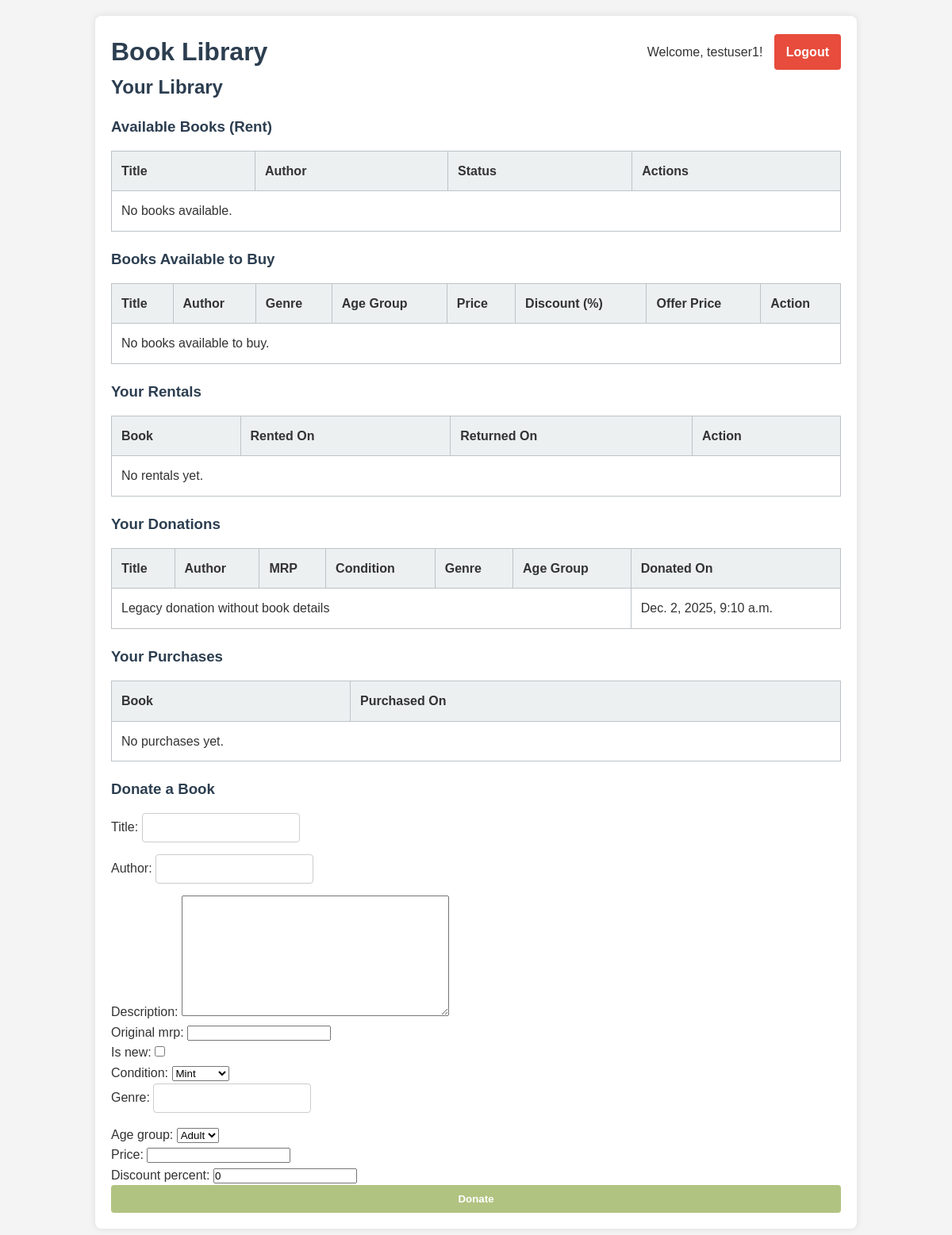
The page / (signed in) on the database as committed earlier.
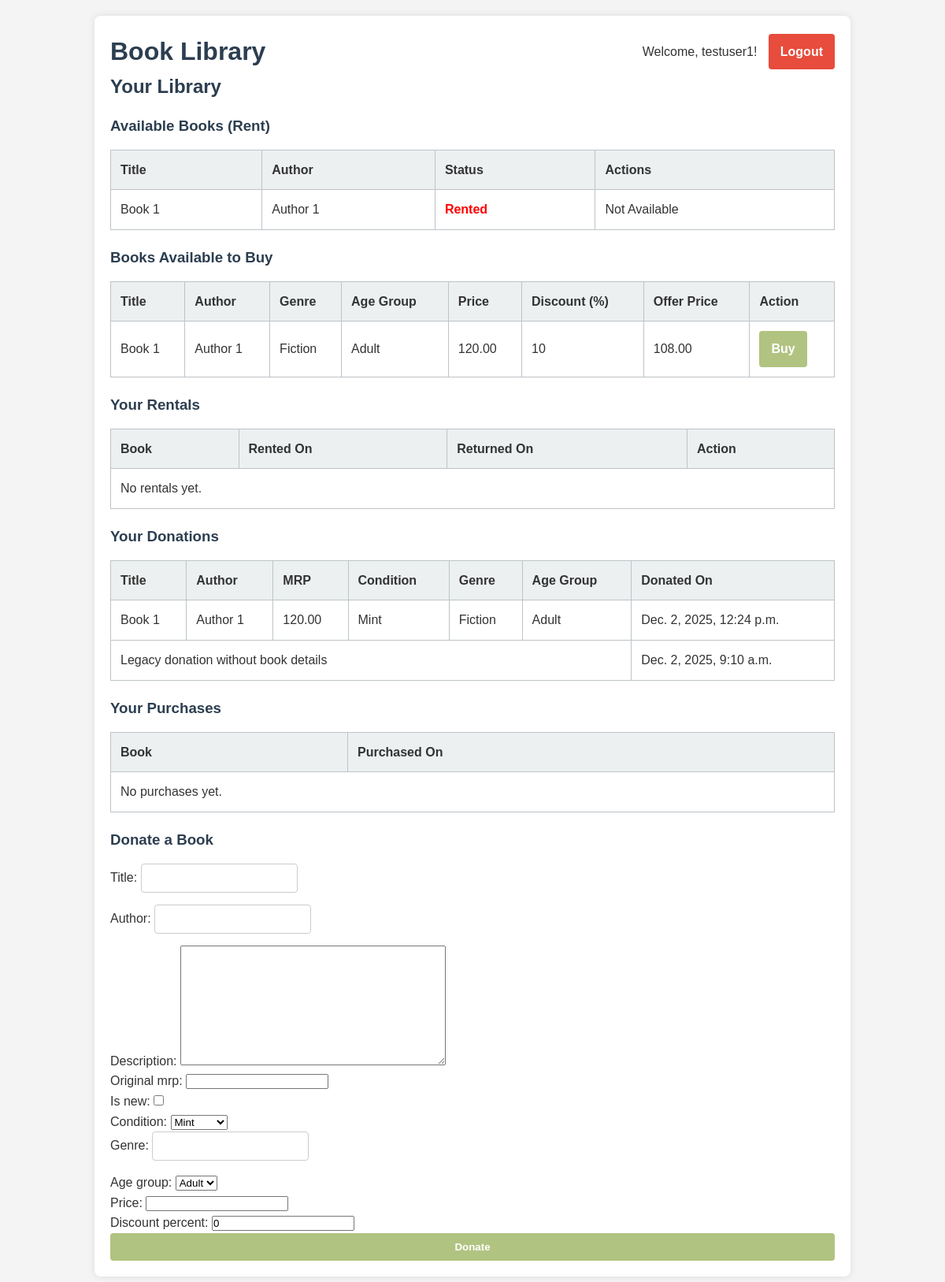
The same page on the database as committed later.
### library_app/models.py (models this page shows, shortened)
class Donation(models.Model):
    user = models.ForeignKey(User, on_delete=models.CASCADE)
    book = models.ForeignKey(Book, on_delete=models.CASCADE, null=True, blank=True)
    donated_on = models.DateTimeField(auto_now_add=True)

class Book(models.Model):
    CONDITION_CHOICES = [
        ('mint', 'Mint'),
        ('not-mint', 'Not Mint'),
    ]
    AGE_GROUP_CHOICES = [
        ('kids', 'Kids'),
        ('adult', 'Adult'),
    ]
    title = models.CharField(max_length=200)
    author = models.CharField(max_length=100)
    description = models.TextField(blank=True, default="")
    original_mrp = models.DecimalField(max_digits=8, decimal_places=2, null=True, blank=True)
    is_new = models.BooleanField(default=False)
    condition = models.CharField(max_length=20, choices=CONDITION_CHOICES, default='mint')
    genre = models.CharField(max_length=100, blank=True, default="")
    age_group = models.CharField(max_length=10, choices=AGE_GROUP_CHOICES, default='adult')
    price = models.DecimalField(max_digits=8, decimal_places=2, null=True, blank=True)
    discount_percent = models.PositiveIntegerField(default=0)
    offer_price = models.DecimalField(max_digits=8, decimal_places=2, null=True, blank=True)
    available = models.BooleanField(default=True)
    donated_by = models.ForeignKey(
        User,
        null=True,
        blank=True,
        on_delete=models.SET_NULL,
        related_name='donated_books'
    )

### library_app/views.py (the view)
# urls.py: path('', views.library_home, name='library-home'),
@login_required
def library_home(request):
    books = Book.objects.all()
    buyable_books = Book.objects.filter(price__isnull=False)
    rentals = Rental.objects.filter(user=request.user).order_by('-rented_on')
    donations = Donation.objects.filter(user=request.user).select_related('book').order_by('-donated_on')
    purchases = Purchase.objects.filter(user=request.user).select_related('book').order_by('-purchased_on')
    donation_form = DonationBookForm()
    context = {
        'books': books,
        'buyable_books': buyable_books,
        'rentals': rentals,
        'donations': donations,
        'purchases': purchases,
        'donation_form': donation_form,
    }
    return render(request, 'library_app/home.html', context)

### library_app/forms.py
class DonationBookForm(forms.ModelForm):
    class Meta:
        model = Book
        fields = [
            'title',
            'author',
            'description',
            'original_mrp',
            'is_new',
            'condition',
            'genre',
            'age_group',
            'price',
            'discount_percent',
        ]

### library_app/templates/library_app/home.html (shortened to what this page needs)
{% extends 'library_app/index.html' %}
{% block content %}
  <h2>Your Library</h2>
  <h3>Available Books (Rent)</h3>
  <table>
    <thead>
      <tr>
        <th>Title</th><th>Author</th><th>Status</th><th>Actions</th>
      </tr>
    </thead>
    <tbody>
      {% for book in books %}
      <tr>
        <td>{{ book.title }}</td>
        <td>{{ book.author }}</td>
        <td>
          {% if book.available %}
            <span class="status-available">Available</span>
          {% else %}
            <span class="status-rented">Rented</span>
          {% endif %}
        </td>
        <td>
          {% if book.available %}
            <a href="{% url 'rent-book' book.id %}" class="btn-action">Rent</a>
          {% else %}
            <span class="disabled">Not Available</span>
          {% endif %}
        </td>
      </tr>
      {% empty %}
      <tr><td colspan="4">No books available.</td></tr>
      {% endfor %}
    </tbody>
  </table>
  <h3>Books Available to Buy</h3>
  <table>
    <thead>
      <tr>
        <th>Title</th>
        <th>Author</th>
        <th>Genre</th>
        <th>Age Group</th>
        <th>Price</th>
        <th>Discount (%)</th>
        <th>Offer Price</th>
        <th>Action</th>
      </tr>
    </thead>
    <tbody>
      {% for book in buyable_books %}
      <tr>
        <td>{{ book.title }}</td>
        <td>{{ book.author }}</td>
        <td>{{ book.genre }}</td>
        <td>{{ book.get_age_group_display }}</td>
        <td>{{ book.price }}</td>
        <td>{{ book.discount_percent }}</td>
        <td>{{ book.offer_price }}</td>
        <td>
          <a href="{% url 'buy-book' book.id %}" class="btn-action btn-buy">Buy</a>
        </td>
      </tr>
      {% empty %}
      <tr><td colspan="8">No books available to buy.</td></tr>
      {% endfor %}
    </tbody>
  </table>
  <h3>Your Rentals</h3>
  <table>
    <thead>
      <tr>
        <th>Book</th><th>Rented On</th><th>Returned On</th><th>Action</th>
      </tr>
    </thead>
    <tbody>
      {% for rental in rentals %}
      <tr>
        <td>{{ rental.book.title }}</td>
        <td>{{ rental.rented_on }}</td>
        <td>
          {% if rental.returned_on %}
            {{ rental.returned_on }}
          {% else %}
            Currently rented
          {% endif %}
        </td>
        <td>
          {% if not rental.returned_on %}
            <a href="{% url 'return-book' rental.id %}" class="btn-action">Return</a>
          {% else %}
            <span class="disabled">Returned</span>
          {% endif %}
        </td>
      </tr>
      {% empty %}
      <tr><td colspan="4">No rentals yet.</td></tr>
      {% endfor %}
    </tbody>
  </table>
  <h3>Your Donations</h3>
  <table>
    <thead>
      <tr>
        <th>Title</th>
        <th>Author</th>
        <th>MRP</th>
        <th>Condition</th>
        <th>Genre</th>
        <th>Age Group</th>
        <th>Donated On</th>
      </tr>
    </thead>
    <tbody>
      {% for donation in donations %}
      <tr>
        {% if donation.book %}
          <td>{{ donation.book.title }}</td>
          <td>{{ donation.book.author }}</td>
          <td>{{ donation.book.original_mrp }}</td>
          <td>{{ donation.book.get_condition_display }}</td>
          <td>{{ donation.book.genre }}</td>
          <td>{{ donation.book.get_age_group_display }}</td>
        {% else %}
          <td colspan="6">Legacy donation without book details</td>
        {% endif %}
        <td>{{ donation.donated_on }}</td>
      </tr>
      {% endfor %}
    </tbody>
  </table>
  <h3>Your Purchases</h3>
  <table>
    <thead>
      <tr>
        <th>Book</th><th>Purchased On</th>
      </tr>
    </thead>
    <tbody>
      {% for purchase in purchases %}
      <tr>
        <td>{{ purchase.book.title }}</td>
        <td>{{ purchase.purchased_on }}</td>
      </tr>
      {% empty %}
      <tr><td colspan="2">No purchases yet.</td></tr>
      {% endfor %}
    </tbody>
  </table>
  <h3>Donate a Book</h3>
  <form method="POST" action="{% url 'donate-book' %}" class="form">
    {{ donation_form.as_p }}
    <button type="submit" class="btn-primary">Donate</button>
  </form>
{% endblock %}

### library_app/templates/library_app/index.html (shortened to what this page needs)
{% load static %}
<!DOCTYPE html>
<html lang="en">
<head>
  <link rel="stylesheet" href="{% static 'library_app/styles.css' %}" />
</head>
<body>
  <div class="container">
    <header style="display: flex; justify-content: space-between; align-items: center;">
      <h1><a href="{% url 'library-home' %}" style="text-decoration:none; color:#2c3e50;">Book Library</a></h1>
      {% if user.is_authenticated %}
        <div>
          <span>Welcome, {{ user.username }}!</span>
          <a href="{% url 'logout' %}" class="btn-logout">Logout</a>
        </div>
      {% else %}
        <div>
          <a href="{% url 'login' %}" class="btn-primary">Login</a>
          <a href="{% url 'register' %}" class="btn-primary">Register</a>
        </div>
      {% endif %}
    </header>
    <main>
      {% block content %}{% endblock %}
    </main>
  </div>
</body>
</html>

### library_app/static/library_app/styles.css (style rules this page uses)
* { box-sizing: border-box; margin: 0; padding: 0; }
body { font-family: Arial, sans-serif; background-color: #f4f4f4; line-height: 1.6; color: #333; }
.container { max-width: 960px; margin: 20px auto; padding: 20px; background: #fff; box-shadow: 0 0 10px rgba(0,0,0,0.1); border-radius: 8px; }
h2, h3 { margin-bottom: 15px; color: #2c3e50; }
form { display: flex; flex-direction: column; }
form input[type="text"], form input[type="password"] { padding: 10px; margin-bottom: 15px; border: 1px solid #ccc; border-radius: 4px; }
button, .btn-primary, .btn-action, .btn-logout, .btn-buy { background-color: #B1C381; color: #fff; padding: 10px 15px; border: none; border-radius: 4px; cursor: pointer; font-weight: 600; transition: background 0.3s; text-decoration: none; display: inline-block; text-align: center; }
table { width: 100%; border-collapse: collapse; margin-bottom: 20px; }
thead { background-color: #ecf0f1; }
th, td { padding: 12px; border: 1px solid #bdc3c7; text-align: left; }
.status-rented { color: red; font-weight: bold; }
.btn-logout { background-color: #e74c3c; margin-left: 10px; }

Rows that differ between the two databases and show on the page:
added Book: title "Book 1", author "Author 1", available "Rented", genre "Fiction", age_group "Adult", price "120.00", discount_percent "10", offer_price "108.00"
added Donation: book "Book 1", book.author "Author 1", book.original_mrp "120.00", book.condition "Mint", book.genre "Fiction", book.age_group "Adult", donated_on "Dec. 2, 2025, 12:24 p.m."
Other text that changed with them:
text no longer shown: "No books available. No books available to buy."
